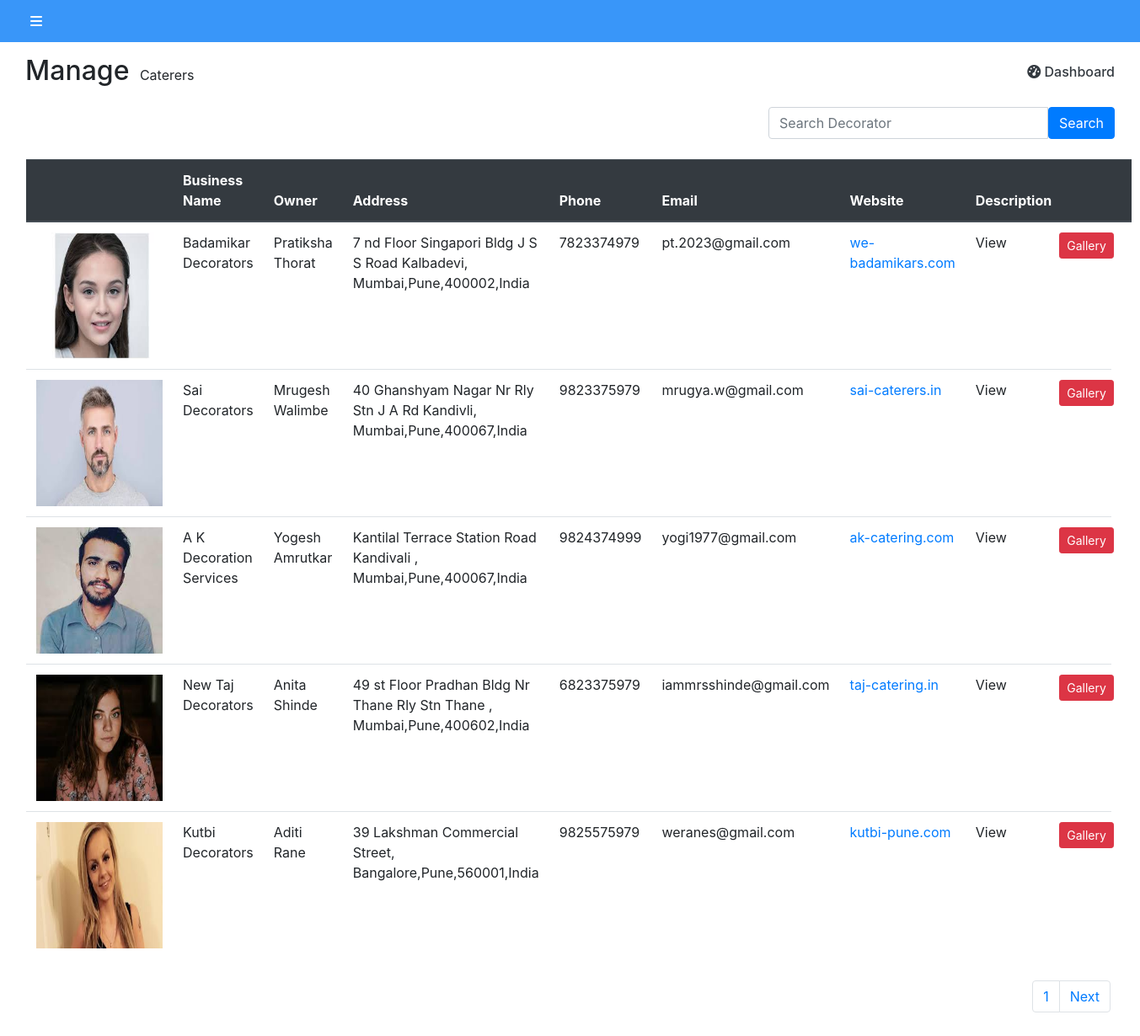
/view_decorators.php (signed in), run on the app's committed database.
### tables this page shows
create table vendor(
	v_id int auto_increment primary key,
	v_name varchar(100) not null,
	v_contact_person varchar(100) not null,
	v_address varchar(100) not null,
	v_phone varchar(10) not null,
	v_email varchar(50) not null,
	v_password varchar(30) not null,
	v_pic varchar(100) not null,
	v_type varchar(30) not null,
	v_website varchar(100) not null,
	v_description text not null,
	v_status int default 0
);

### view_decorators.php (the view, shortened to what this page needs)
<?php
include 'dbconnect.php';
$results_per_page = 5;
$result1 = mysqli_query($con, "SELECT * FROM vendor where v_type='Decorator'");
$number_of_results = mysqli_num_rows($result1);
$number_of_pages = ceil($number_of_results / $results_per_page);
if (!isset($_GET['page'])) {
    $page = 1;
} else {
    $page = $_GET['page'];
}
$page_next = $page + 1;
$this_page_first_result = $page > 1 ? ($page - 1) * $results_per_page : 0;
$result = mysqli_query(
    $con,
    "SELECT * FROM vendor where v_type='Decorator' ORDER BY v_id LIMIT $this_page_first_result, $results_per_page"
);
$count = mysqli_num_rows($result);
?>
<!DOCTYPE html>
<html>
<head>
	<link rel="stylesheet" href="https://stackpath.bootstrapcdn.com/bootstrap/4.2.1/css/bootstrap.min.css">
	<link rel="stylesheet" href="https://use.fontawesome.com/releases/v5.7.0/css/all.css">
	<link rel="stylesheet" href="https://cdnjs.cloudflare.com/ajax/libs/font-awesome/6.4.2/css/all.min.css" />
	<link rel="stylesheet" href="https://cdnjs.cloudflare.com/ajax/libs/font-awesome/4.7.0/css/font-awesome.min.css">
	<link rel="stylesheet" type="text/css" href="css/manage_customer.css">
	<link rel="stylesheet" type="text/css" href="https://common.olemiss.edu/_js/sweet-alert/sweet-alert.css">
</head>
<body>
	<div class="wrapper">
		<div class="content-wrapper">
			<div class="container-fluid">
				<div class="row">
					<div class="col-md-12">
						<nav class="bar">
							<a href="#" id="toggle"><i class="fas fa-bars ml-3"></i></a>
						</nav>
						<div class="below-toggle-content">
							<div class="col-md-12">
								<div class="top-part mb-3">
									<h2 class="d-inline">Manage</h2>
									<p class="d-inline ml-2">Caterers</p>
									<a href="cust_home.php" class="d-inline text-dark mt-2" style="text-decoration: none; float: right; font-weight: 500;"><i class="fas fa-tachometer-alt"></i> Dashboard</a>
								</div>
								<div class="row">
									<div class="col-md-4 mt-2 mb-4 ml-auto">
										<div class="input-group">
						                	<input type="text" name="search" id="search" onkeyup="SearchField();" class="form-control shadow-none" placeholder="Search Decorator">
						                	<span class="input-group-btn">
						                		<button class="btn btn-primary shadow-none" id="search-button">Search</button>
						                 	</span>
						               	</div>
									</div>
									<table class="table table-hover mx-3" id="user_table">
										<thead class="thead-dark">
									    	<tr>
												<th scope="col"></th>
									      		<th scope="col">Business Name</th>
									      		<th scope="col">Owner</th>
									      		<th scope="col">Address</th>
									      		<th scope="col">Phone</th>
                                                <th scope="col">Email</th>
                                                <th scope="col">Website</th>
                                                <th scope="col">Description</th>
									      		<th scope="col"></th>
                                                <th scope="col"></th>
									    	</tr>
									  	</thead>
									  	<tbody id="display">
									  			<?php if ($count > 0) {
                  while ($data = mysqli_fetch_assoc($result)) { ?>
									  		<tr>
    		  									<td><img src="<?= $data[
                     'v_pic'
                 ] ?>" width="150" height="150" alt=""> </td>
												<td><?php echo $data['v_name']; ?></td>
												<td><?php echo $data['v_contact_person']; ?></td>
												<td><?php echo $data['v_address']; ?></td>
												<td><?php echo $data['v_phone']; ?></td>
												<td><?php echo $data['v_email']; ?></td>
                                                <td><a href="<?php echo $data[
                                                    'v_website'
                                                ]; ?>" style="text-decoration: none;"><?php echo $data[
    'v_website'
]; ?></a></td>
                                                <td><a title="<?php echo $data[
                                                    'v_description'
                                                ]; ?>">View</a></td>
												<td>
												    <div class="row">
												        <a href="view_caterer_gallery.php?v_id=<?= $data[
                        'v_id'
                    ] ?>" class="btn btn-sm btn-danger">Gallery</a>
												    </div>
						  						</td>
									    		</tr>
												<?php }
              } else {
                  echo "<h5 class='text-danger mb-3'>No data to display.<h5>";
              } ?>
									  	</tbody>
									</table>
									<nav aria-label="Page navigation example" style="background-color: transparent;">
		                              <ul class="pagination justify-content-end">
		                                  <?php for (
                                        $page = 1;
                                        $page <= $number_of_pages;
                                        $page++
                                    ) {
                                        echo '<li class="page-item"><a href="view_decorators.php?page=' .
                                            $page .
                                            '" class="page-link">' .
                                            $page .
                                            ' ' .
                                            '</a></li>';
                                    } ?>
		                                <?php if ($page >= 1) { ?>
		                                  <li class="page-item "><a href="<?php echo 'view_decorators.php?page=' .
                                        $page_next; ?>" class="page-link">Next</a></li>
		                                <?php } ?>
		                              </ul>
		                          	</nav>
								</div>
							</div>
						</div>
					</div>
				</div>
			</div>
		</div>
	</div>
</body>
</html>

### css/manage_customer.css (style rules this page uses)
.content-wrapper { position: absolute; width: 100%; transition: 0.5s; }
.container-fluid { padding: 0; margin: 0; }
nav { width: 100%; background-color: #3996F9; padding: 10px 20px; line-height: 30px; }
nav .fa-bars { color: #fff; }
.below-toggle-content { padding: 15px; }
body { margin: 0px; padding: 0px; overflow-x: hidden; }

### data on the page
vendor: v_pic (picture), v_name "Badamikar Decorators", v_contact_person "Pratiksha Thorat", v_address "7 nd Floor Singapori Bldg J S S Road Kalbadevi, Mumbai,Pune,400002,India", v_phone "7823374979", v_email "pt.2023@gmail.com", v_website "we-badamikars.com"
vendor: v_pic (picture), v_name "Sai Decorators", v_contact_person "Mrugesh Walimbe", v_address "40 Ghanshyam Nagar Nr Rly Stn J A Rd Kandivli, Mumbai,Pune,400067,India", v_phone "9823375979", v_email "mrugya.w@gmail.com", v_website "sai-caterers.in"
vendor: v_pic (picture), v_name "A K Decoration Services", v_contact_person "Yogesh Amrutkar", v_address "Kantilal Terrace Station Road Kandivali , Mumbai,Pune,400067,India", v_phone "9824374999", v_email "yogi1977@gmail.com", v_website "ak-catering.com"
vendor: v_pic (picture), v_name "New Taj Decorators", v_contact_person "Anita Shinde", v_address "49 st Floor Pradhan Bldg Nr Thane Rly Stn Thane , Mumbai,Pune,400602,India", v_phone "6823375979", v_email "iammrsshinde@gmail.com", v_website "taj-catering.in"
vendor: v_pic (picture), v_name "Kutbi Decorators", v_contact_person "Aditi Rane", v_address "39 Lakshman Commercial Street, Bangalore,Pune,560001,India", v_phone "9825575979", v_email "weranes@gmail.com", v_website "kutbi-pune.com"
